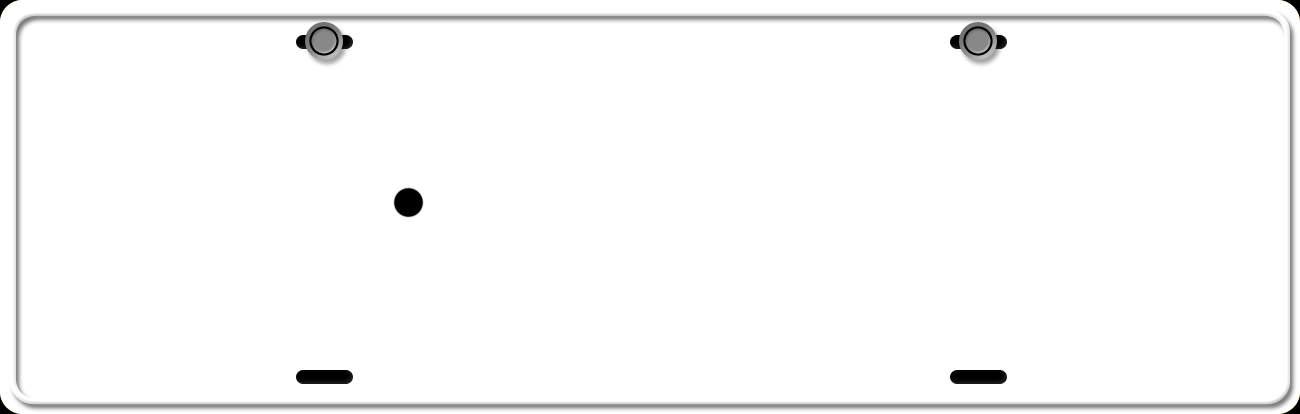
#> input picture images/11.bmp, 1300 x 414 px; its folder holds only this picture in this run
$ python -i image_augment.py   (imports and definitions only)   (older library calls are emulated)
#> lines starting #> are read from the running program, lines starting #| are printed output that depends on the picture
# -*- coding: utf-8 -*-
"""
Created on 2019/4/17
File augment_image
@author:ZhengYuwei
@ref: https://github.com/huxiaoman7/mxnet-cnn-plate-recognition, @author Huxiaoman
功能：
进行图像增强：透视变换、HSV变化、添加背景、高斯噪声、添加污渍(运动模糊、腐蚀膨胀、下采样、光照变化)
"""
import cv2
import numpy as np
import math
import os
import random
import imgaug
import imgaug.augmenters as iaa


class ImageAugmentation(object):
    """ 一些图像增强操作操作: 透视变换、HSV变化、添加背景、高斯噪声、污渍 """

    horizontal_sight_directions = ('left', 'mid', 'right')
    vertical_sight_directions = ('up', 'mid', 'down')

    def __init__(self):            # , template_image
        """ 一些图像增强参数的默认初值初始化
        :param plate_type: 车牌类型，用于字符颜色修正
        :param template_image: 车牌底牌图片
        """
        #self.plate_type = plate_type
        # 确定字符颜色是否应该为黑色
        # if plate_type in ['single_blue', 'black_shi', 'black_ling', 'dishu_st', 'motor_light', 'single_black',
        #                   'black_gang', 'black_ao', 'motor_shi', 'motor_ling','dishu_farm', 'avail']:
        #     # 字符为白色
        #     self.is_black_char = False
        # elif plate_type in ['single_yellow', 'double_yellow', 'single_yellow_learner', 'small_new_energy', 'big_new_energy', 'police',
        #                     'hk', 'army7', 'army_double', 'jun_double', 'jun', 'army8', 'motor_st', 'motor_police', 'motor_learner',
        #                     'double_yellow_trailer', 'double_yellow_coach']:
        #     # 字符为黑字
        #     self.is_black_char = True
        # else:
        #     raise ValueError('暂时不支持该类型车牌')
        #self.template_image = template_image
        # 透视变换
        self.angle_horizontal = 6
        self.angle_vertical = 6
        self.angle_up_down = 6
        self.angle_left_right = 5
        self.factor = 10
        # 色调，饱和度，亮度
        self.hue_keep = 0.8
        self.saturation_keep = 0.3
        self.value_keep = 0.2
        # 自然环境照片的路径列表
        self.env_data_paths = ImageAugmentation.search_file("background")
        # 高斯噪声level
        self.level = 1 + ImageAugmentation.rand_reduce(4)
        # 污渍
        self.smu = cv2.imread("images/smu.jpg")

    # [170 lines left out: functions sight_transfer, up_down_transfer, left_right_transfer, vertical_tilt_transfer, horizontal_tilt_transfer, not called in this run]

    @staticmethod
    def rand_reduce(val):
        return int(np.random.random() * val)

    # [261 lines left out: functions rand_perspective_transfer, rand_hsv, rand_environment, add_gauss, add_single_channel_noise, add_noise and 8 more, not called in this run]

    @staticmethod
    def search_file(search_path, file_format='.jpg'):
        """在指定目录search_path下，递归目录搜索指定尾缀的文件
        :param search_path: 指定的搜索目录，如：./2018年收集的素材并已校正
        :param file_format: 文件尾缀，如‘.jpg’
        :return: 该目录下所有指定尾缀文件的路径组成的list
        """
        file_path_list = []
        # 获取：1.父目录绝对路径 2.所有文件夹名字（不含路径） 3.所有文件名字
        for root_path, dir_names, file_names in os.walk(search_path):
            # 收集符合条件的文件名
            for filename in file_names:
                if filename.endswith(file_format):
                    file_path_list.append(os.path.join(root_path, filename))
        return file_path_list

    # [82 lines left out: functions aug_affine, aug_wise_affine, trim, overexposed, low_contrast, erode_dilate and 6 more, not called in this run]

    def augment(self, img, horizontal_sight_direction=None, vertical_sight_direction=None):
        """ 综合上面的加载操作，进行全流程加噪
        :param img: 待加噪图片，传进来的图片是白底黑字
        :param horizontal_sight_direction: 水平视角方向
        :param vertical_sight_direction: 垂直视角方向
        :return: 加噪后的图片，numpy数组
        """
        if horizontal_sight_direction is None:
            horizontal_sight_direction = ImageAugmentation.horizontal_sight_directions[random.randint(0, 2)]
        if vertical_sight_direction is None:
            vertical_sight_direction = ImageAugmentation.vertical_sight_directions[random.randint(0, 2)]


        # 转为黑底白字
        img = cv2.bitwise_not(img)
        if not self.is_black_char:
            #img = cv2.bitwise_or(img, self.template_image)
            img = cv2.bitwise_not(img)
            # 基于视角的变换
            img = self.sight_transfer([img], horizontal_sight_direction, vertical_sight_direction)
            img = img[0]
            # 加上随机透视变换，这个其实可以不用
            img, _, _ = self.rand_perspective_transfer(img)
            #img = self.rand_environment(img)
            img = self.rand_hsv(img)
        else:
            # 对文字和底牌进行一样的透视操作
            img = self.sight_transfer([img], horizontal_sight_direction, vertical_sight_direction)
            img, matrix, size = self.rand_perspective_transfer(img[0])
            #template_image = cv2.warpPerspective(template_image, matrix, size)
            # 底牌加背景
            #template_image = self.rand_environment(template_image)
            # 转为白底黑字
            img = cv2.bitwise_not(img)
            # 底牌加车牌文字
            #img = cv2.add(img, template_image)#bitwise_and(img, template_image)
            img = self.rand_hsv(img)

        #img = self.add_gauss(img)
        #img = self.motion_blur(img)
        #img = self.add_noise(img)
        img = self.light_change_rec(img, flag='left')
        img = self.add_smudge(img)


        # [14 lines of commented-out code are left out]
        return img

>>> import cv2
>>> picture = cv2.imread('images/11.bmp', cv2.IMREAD_GRAYSCALE)
#> picture: shape (414, 1300); min 0, max 255, mean 249.3
>>> result = ImageAugmentation().augment(picture)
#> in augment, `img = cv2.bitwise_not(img)`:
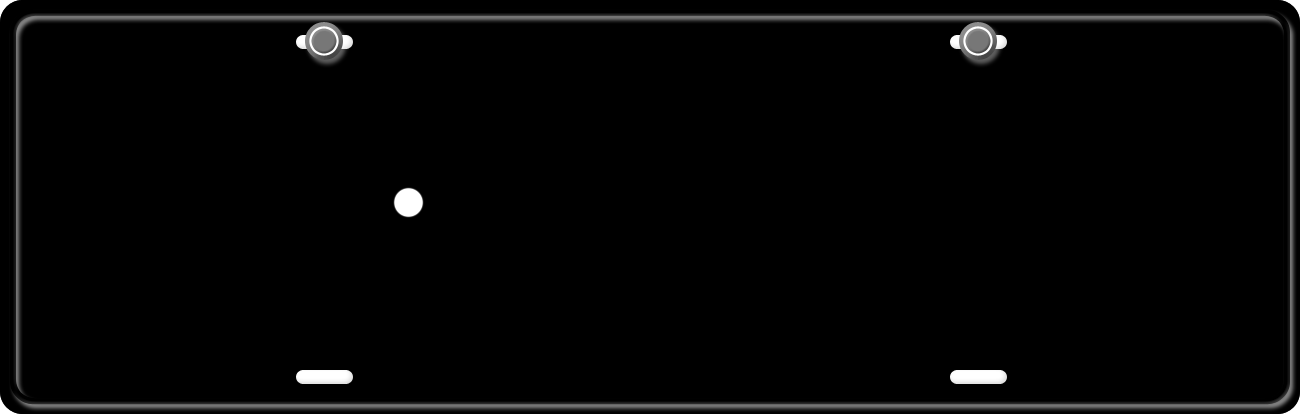
#> img: shape (414, 1300); min 0, max 255, mean 5.7
#> (the run stopped early here; a loop or call above may not have finished)
